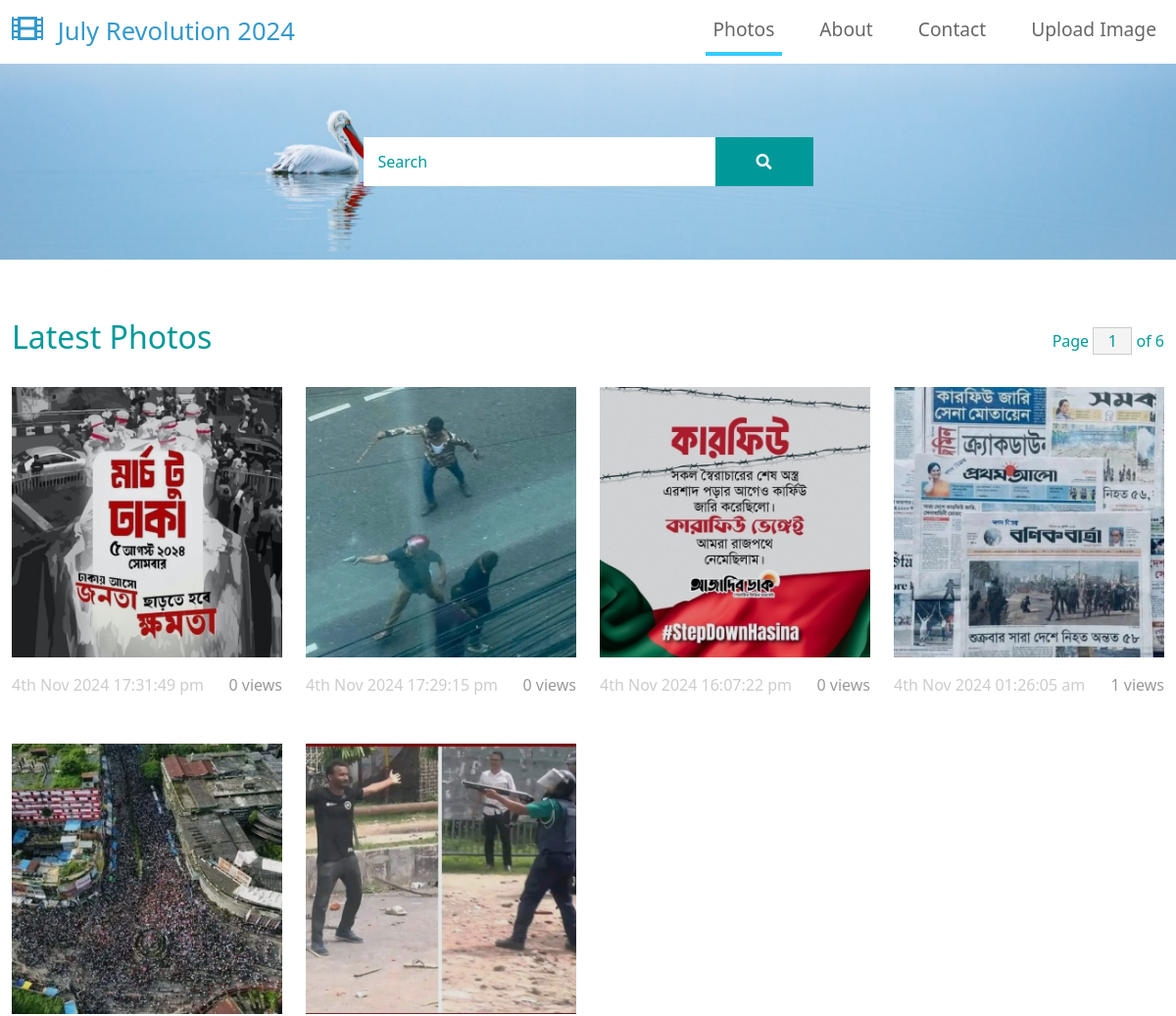
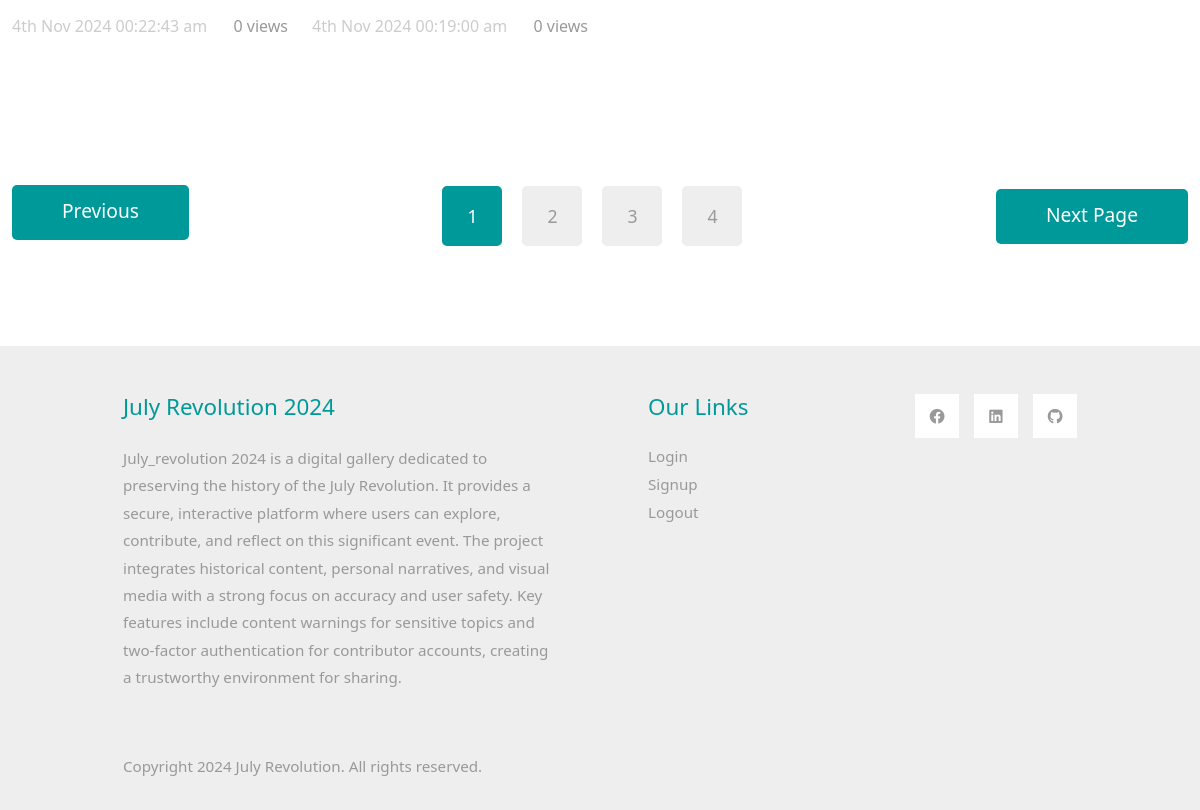
The page / on the database its author committed (2 pictures, top to bottom).
### tables this page shows
CREATE TABLE `images` (
  `id` int(11) NOT NULL,
  `userid` int(11) NOT NULL,
  `image` varchar(500) NOT NULL,
  `views` int(11) NOT NULL,
  `date` datetime NOT NULL,
  `url_address` varchar(60) NOT NULL,
  `title` varchar(100) NOT NULL
);

### app/controllers/home.php (called while the page is built)
<?php
Class Home extends Controller
{
	public function index()
	{
		$data['page_title'] = "Photos";
		$pag = $this->loadModel("pagination");
		$data['page_next'] = $pag->generate_link($pag->current_page_number() + 1);
		$data['page_prev'] = $pag->generate_link($pag->current_page_number() -1);
		$data['page_1'] = $pag->generate_link(1);
		$data['page_2'] = $pag->generate_link($pag->current_page_number() +1);
		$data['page_3'] = $pag->generate_link($pag->current_page_number() +2);
		$data['page_4'] = $pag->generate_link($pag->current_page_number() +3);
		$data['page_current'] = $pag->current_page_number();
		$load_class = $this->loadModel("load_images");
		$data['page_total'] = $load_class->get_total();
		$find = isset($_GET['find']) ? $_GET['find'] : "";
		$data['images'] = $load_class->get_images($find);
		$image_class = $this->loadModel("image_class");
		if(is_array($data['images']))
		{
			foreach ($data['images'] as $key => $row) {
				$data['images'][$key]->image = $image_class->get_thumbnail($row->image);
			}
		}
		$this->view("catalog/index",$data);
	}
}

### app/core/app.php (called while the page is built, shortened)
<?php
Class App
{
	protected $method = "index";
	public function __construct()
	{
		$url = $this->splitURL();
		if(file_exists("../app/controllers/". strtolower($url[0]) . ".php"))
		{
			unset($url[0]);
		}
		$this->controller = new $this->controller;
		$this->params = array_values($url);
		call_user_func_array([$this->controller,$this->method], $this->params);
	}
	private function splitURL()
	{
		$url = isset($_GET['url']) ? $_GET['url'] : "home";
		return explode("/", filter_var(trim($url,"/"),FILTER_SANITIZE_URL));
	}
}

### public/index.php (called while the page is built, shortened)
<?php
$app = new App();

### app/core/database.php (called while the page is built, shortened)
<?php
Class Database
{
	public function db_connect()
	{
		try{
			$string = "mysql:host=localhost;dbname=new_catalog_db;";
			return $db = new PDO($string,'root','');
		}catch(PDOException $e)
		{
			die($e->getMessage());
		}
	}
	public function read($query,$data = [])
	{
		$DB  = $this->db_connect();
		$stm = $DB->prepare($query);
		if(count($data) > 0){
			$check = $stm->execute($data);
		}else{
			$stm = $DB->query($query);
			$check = 0;
			if($stm){
				$check = 1;
			}
		}
		if($check)
		{
			return $stm->fetchAll(PDO::FETCH_OBJ);
		}
		return false;
	}
}

### app/models/load_images.php (called while the page is built, shortened)
<?php
Class Load_images
{
	public function get_images($find = '')
	{
		$DB = new Database();
		$limit = 16;
		$page_number = isset($_GET['page']) ? (int)$_GET['page'] : 1;
		$page_number = $page_number < 1 ? 1 : $page_number;
		$offset = ($page_number - 1) * $limit;
		if($find == ''){
			$query = "select * from images order by id desc limit $limit offset $offset";
			return $DB->read($query);
		}else{
			$find = esc($find);
			$query = "select * from images where title like '%$find%' order by id desc limit $limit offset $offset";
			return $DB->read($query);
		}
	}
}

### app/views/catalog/single_image.php (the view, shortened to what this page needs)
<div class="col-xl-3 col-lg-4 col-md-6 col-sm-6 col-12 mb-5">
    <figure class="effect-ming tm-video-item">
        <img src="<?=ROOT . $data->image; ?>" alt="Image" class="img-fluid">
        <figcaption class="d-flex align-items-center justify-content-center">
        </figcaption>
    </figure>
    <div class="d-flex justify-content-between tm-text-gray">
        <span class="tm-text-gray-light"><?= date("jS M Y H:i:s a",strtotime($data->date))?></span>
        <span><?=$data->views?> views</span>
    </div>
</div>

### app/core/controller.php (shortened to what this page needs)
<?php
Class Controller
{
	public function view($view, $data = [])
	{
		if(file_exists("../app/views/". $view . ".php"))
		{
			include "../app/views/". $view . ".php";
		}
	}
}

### app/views/catalog/header.php (shortened to what this page needs)
<!DOCTYPE html>
<html lang="en">
<head>
    <link rel="stylesheet" href="<?=ASSETS?>catalog/css/bootstrap.min.css">
    <link rel="stylesheet" href="<?=ASSETS?>catalog/fontawesome/css/all.min.css">
    <link rel="stylesheet" href="<?=ASSETS?>catalog/css/templatemo-style.css">
</head>
<body>
    <nav class="navbar navbar-expand-lg">
        <div class="container-fluid">
            <a class="navbar-brand" href="#">
                <i class="fas fa-film mr-2"></i>
                <?=WEBSITE_TITLE?>
            </a>
            <div class="collapse navbar-collapse" id="navbarSupportedContent">
            <ul class="navbar-nav ml-auto mb-2 mb-lg-0">
                <li class="nav-item">
                    <a class="nav-link nav-link-1 <?= ($data['page_title']) == "Photos" ? 'active':'';?> " aria-current="page" href="<?=ROOT?>index">Photos</a>
                </li>
                <li class="nav-item">
                    <a class="nav-link nav-link-3 <?= ($data['page_title']) == "About" ? 'active':'';?> " href="<?=ROOT?>about">About</a>
                </li>
                <li class="nav-item">
                    <a class="nav-link nav-link-4 <?= ($data['page_title']) == "Contact" ? 'active':'';?> " href="<?=ROOT?>contact">Contact</a>
                </li>
                <li class="nav-item">
                    <a class="nav-link nav-link-4 <?= ($data['page_title']) == "Upload Image" ? 'active':'';?> " href="<?=ROOT?>upload/image">Upload Image</a>
                </li>
            </ul>
            </div>
        </div>
    </nav>

### app/views/catalog/index.php
<?php $this->view("catalog/header",$data); ?>
    <div class="tm-hero d-flex justify-content-center align-items-center" data-parallax="scroll" data-image-src="<?=ASSETS?>catalog/img/hero.jpg">
        <form class="d-flex tm-search-form" method="get">
            <input name="find" class="form-control tm-search-input" type="search" placeholder="Search" aria-label="Search">
            <button class="btn btn-outline-success tm-search-btn" type="submit">
                <i class="fas fa-search"></i>
            </button>
        </form>
    </div>
    <div class="container-fluid tm-container-content tm-mt-60">
        <div class="row mb-4">
            <h2 class="col-6 tm-text-primary">
                Latest Photos
            </h2>
            <div class="col-6 d-flex justify-content-end align-items-center">
                <form action="" class="tm-text-primary">
                    Page <input type="text" value="<?=$data['page_current']?>" size="1" class="tm-input-paging tm-text-primary"> of <?=$data['page_total']?>
                </form>
            </div>
        </div>
        <div class="row tm-mb-90 tm-gallery">
            <?php
                if(is_array($data['images'])){
                    foreach ($data['images'] as $row) {
                        $this->view("catalog/single_image",$row);
                    }
                }
            ?>
        </div>
        <div class="row tm-mb-90">
            <div class="col-12 d-flex justify-content-between align-items-center tm-paging-col">
                <a href="<?=$data['page_prev']?>" class="btn btn-primary tm-btn-prev mb-2 ">Previous</a>
                <div class="tm-paging d-flex">
                    <a href="<?=$data['page_1']?>" class="active tm-paging-link">1</a>
                    <a href="<?=$data['page_2']?>" class="tm-paging-link"><?=($data['page_current'] + 1)?></a>
                    <a href="<?=$data['page_3']?>" class="tm-paging-link"><?=($data['page_current'] + 2)?></a>
                    <a href="<?=$data['page_4']?>" class="tm-paging-link"><?=($data['page_current'] + 3)?></a>
                </div>
                <a href="<?=$data['page_next']?>" class="btn btn-primary tm-btn-next">Next Page</a>
            </div>
        </div>
    </div>
<?php $this->view("catalog/footer"); ?>

### app/views/catalog/footer.php (shortened to what this page needs)
    <footer class="tm-bg-gray pt-5 pb-3 tm-text-gray tm-footer">
        <div class="container-fluid tm-container-small">
            <div class="row">
                <div class="col-lg-6 col-md-12 col-12 px-5 mb-5">
                    <h3 class="tm-text-primary mb-4 tm-footer-title">July Revolution 2024</h3>
                    <p>July_revolution 2024 is a digital gallery dedicated to preserving the history of the July Revolution. It provides a secure, interactive platform where users can explore, contribute, and reflect on this significant event. The project integrates historical content, personal narratives, and visual media with a strong focus on accuracy and user safety. Key features include content warnings for sensitive topics and two-factor authentication for contributor accounts, creating a trustworthy environment for sharing. </p>
                </div>
                <div class="col-lg-3 col-md-6 col-sm-6 col-12 px-5 mb-5">
                    <h3 class="tm-text-primary mb-4 tm-footer-title">Our Links</h3>
                    <ul class="tm-footer-links pl-0">
                        <li><a href="<?=ROOT?>login">Login</a></li>
                        <li><a href="<?=ROOT?>signup">Signup</a></li>
                        <li><a href="<?=ROOT?>logout">Logout</a></li>
                    </ul>
                </div>
                <div class="col-lg-3 col-md-6 col-sm-6 col-12 px-5 mb-5">
                    <ul class="tm-social-links d-flex justify-content-end pl-0 mb-5">
                        <li class="mb-2"><a href="https://www.facebook.com/tanvir.mehtab?mibextid=ZbWKwL"><i class="fab fa-facebook"></i></a></li>
                        <li><a href="https://www.linkedin.com/in/tanvir-mehtab-2336b42b9/?utm_source=share&utm_campaign=share_via&utm_content=profile&utm_medium=android_app"><i class="fab fa-linkedin"></i></a></li>
                        <li><a href="https://www.facebook.com/tanvir.mehtab?mibextid=ZbWKwL" ><i class="fab fa-github"></i></a></li>
                    </ul>
                </div>
            </div>
            <div class="row">
                <div class="col-lg-8 col-md-7 col-12 px-5 mb-3">
                    Copyright 2024 July Revolution. All rights reserved.
                </div>
                </div>
        </div>
    </footer>
    </body>
</html>

### public/assets/catalog/css/templatemo-style.css (style rules this page uses)
p { line-height: 1.8; }
a { text-decoration: none; transition: all 0.3s ease; }
.container-fluid { max-width: 1770px; }
.tm-container-small { max-width: 1050px; }
.btn { border-radius: 0; }
.btn-primary { background-color: #009999; border: 0; border-radius: 5px; padding: 12px 50px 14px; font-size: 1.2rem; }
.form-control { padding: 10px 20px; width: 100%; height: auto; }
.navbar-brand { color: #3399CC; font-size: 1.6rem; }
.navbar-brand i { font-size: 2rem; }
.tm-hero { min-height: 200px; background: transparent; }
.tm-mt-60 { margin-top: 60px; }
.tm-mb-90 { margin-bottom: 90px; }
.tm-text-primary { color: #009999; }
.tm-bg-gray { background-color: #EEEEEE; }
.tm-input-paging { width: 40px; border-radius: 0; border: 1px solid #CCCCCC; background: #f4f4f4; text-align: center; }
.nav-item { margin-right: 30px; }
.nav-item:last-child { margin-right: 0; }
.nav-link { color: #666666; border-bottom: 4px solid transparent; font-size: 1.2rem; }
.nav-link-1.active, .nav-link-1:hover { border-color: #33CCFF; }
.tm-search-input { width: 360px; border-radius: 0; padding: 12px 15px; color: #009999; border: none; }
.tm-search-input::placeholder { color: #009999; opacity: 1; }
.tm-search-btn { color: white; background-color: #009999; border: none; width: 100px; height: 50px; margin-left: -1px; }
p, .tm-text-gray { color: #999; }
.tm-text-gray-light { color: #CCC; }
.tm-video-item { position: relative; overflow: hidden; text-align: center; cursor: pointer; }
.tm-video-item img { position: relative; display: block; min-height: 100%; max-width: 100%; opacity: 0.8; }
.tm-video-item figcaption { padding: 2em; color: #fff; text-transform: uppercase; font-size: 1.25em; -webkit-backface-visibility: hidden; backface-visibility: hidden; }
.tm-video-item figcaption::before, .tm-video-item figcaption::after { pointer-events: none; }
.tm-video-item figcaption, .tm-video-item figcaption > a { position: absolute; top: 0; left: 0; width: 100%; height: 100%; }
.tm-paging-link { display: flex; justify-content: center; align-items: center; width: 60px; height: 60px; font-size: 1.1rem; color: #999; background-color: #EEEEEE; margin: 10px; border-radius: 5px; text-decoration: none; transition: all 0.3s ease; }
.tm-paging-link:hover, .tm-paging-link.active { background-color: #009999; color: #fff; }
figure.effect-ming { background: #030c17; }
figure.effect-ming img { opacity: 0.9; -webkit-transition: opacity 0.35s; transition: opacity 0.35s; }
figure.effect-ming figcaption::before { position: absolute; top: 30px; right: 30px; bottom: 30px; left: 30px; border: 2px solid #fff; box-shadow: 0 0 0 30px rgba(255,255,255,0.2); content: ''; opacity: 0; -webkit-transition: opacity 0.35s, -webkit-transform 0.35s; transition: opacity 0.35s, transform 0.35s; -webkit-transform: scale3d(1.4,1.4,1); transform: scale3d(1.4,1.4,1); }
.tm-footer-links li { list-style: none; margin-bottom: 5px; }
.tm-footer-links li a { color: #999999; }
.tm-social-links li { list-style: none; margin-right: 15px; }
.tm-social-links li:last-child { margin-right: 0; }
.tm-social-links li a { color: #999999; width: 44px; height: 44px; display: flex; background-color: #fff; align-items: center; justify-content: center; }
.tm-footer { font-size: 0.95rem; }
.tm-footer-title { font-size: 1.4rem; }
.form-control, input:-internal-autofill-selected, select:not([multiple]) { color: #009999 !important; }
.form-control::placeholder { color: #009999; opacity: 1; }

### rows shown on the page
images: shows a picture, date "4th Nov 2024 17:31:49 pm", views "0"
images: shows a picture, date "4th Nov 2024 17:29:15 pm", views "0"
images: shows a picture, date "4th Nov 2024 16:07:22 pm", views "0"
images: shows a picture, date "4th Nov 2024 01:26:05 am", views "1"
images: shows a picture, date "4th Nov 2024 00:22:43 am", views "0"
images: shows a picture, date "4th Nov 2024 00:19:00 am", views "0"

### other values the page prints
WEBSITE_TITLE "July Revolution 2024"
$data['page_total'] "6"
$data['page_current'] + 1 "2"
$data['page_current'] + 2 "3"
$data['page_current'] + 3 "4"
